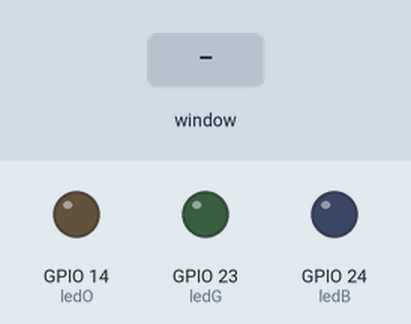
The program below on a simulated Raspberry Pi (BCM pin numbers). Shown: output pins drawn as LEDs (lit = HIGH). The inputs (shaded band) are chosen by the test bench. The desktop window is not drawn, its controls go by their first labels and the mouse button is held 0.15 s. At 8.8 s the program stops and its outputs stay as they are.

Above: at 1.2 s.
1.3 s: control labelled "Turn Orange LED on" in the window clicked
At 2.5 s:
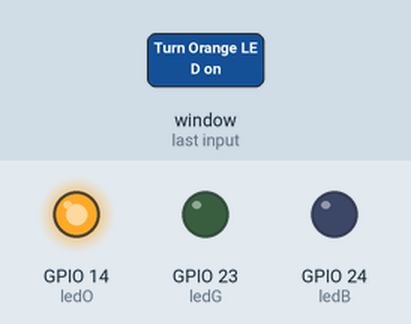
2.8 s: control labelled "Turn Green LED on" in the window clicked
At 3.6 s:
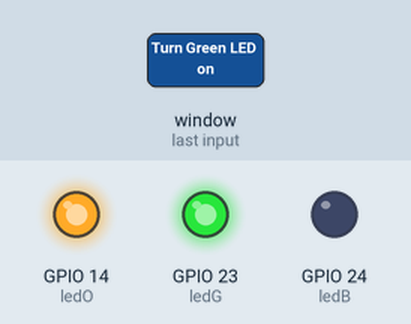
4.3 s: control labelled "Turn Blue LED on" in the window clicked
At 4.7 s:
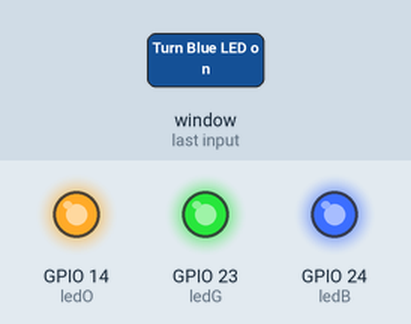
5.8 s: control labelled "Turn Orange LED on" in the window clicked
At 7.0 s:
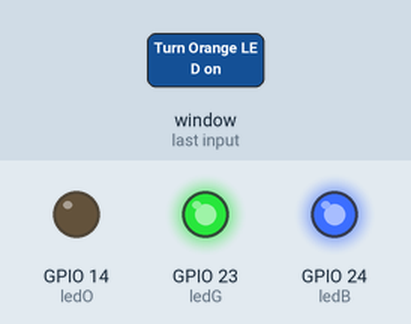
7.3 s: control labelled "Turn Green LED on" in the window clicked
At 8.2 s:
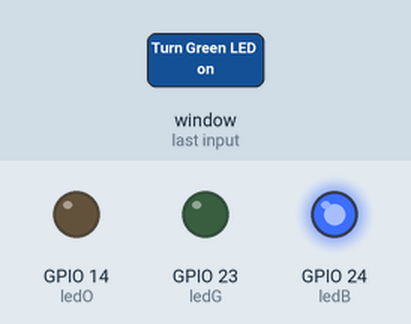
8.8 s: control labelled "Exit all" in the window clicked
At 9.4 s:
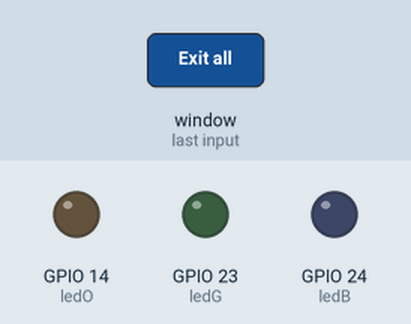
Timing chart, 0 to 10.3 s (numbered marks = the images above; inputs shaded):
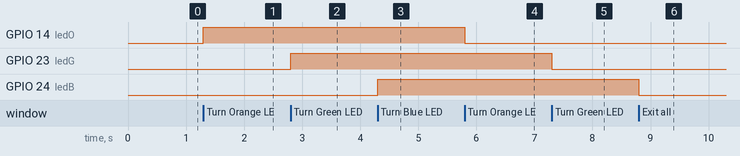

Measured:
- after the input at 1.3 s, GPIO 14 (ledO): LOW → HIGH at once
- after the input at 2.8 s, GPIO 23 (ledG): LOW → HIGH at once
- after the input at 4.3 s, GPIO 24 (ledB): LOW → HIGH at once
- after the input at 5.8 s, GPIO 14 (ledO): HIGH → LOW at once
- after the input at 7.3 s, GPIO 23 (ledG): HIGH → LOW at once
- after the input at 8.8 s, GPIO 24 (ledB): HIGH → LOW at once

The program:

Task5.2C.py
```python
## Task 5.2C SIT210 RPiGUI ##

from tkinter import *
import tkinter.font
from gpiozero import LED
import RPi.GPIO
RPi.GPIO.setmode(RPi.GPIO.BCM)

## 3 LED bulb configurations ##
ledO=LED(14)
ledG=LED(23)
ledB=LED(24)

### GUI IMPLEMENTATIONS  ###
win = Tk()
win.title("3 LED Togglers")
myFont = tkinter.font.Font(family = 'Helvetica', size = 14, weight = "bold")


### Event Function for Orange LED ###
def ledToggleO():
    if ledO.is_lit:
        ledO.off()
        ledButtonO["text"]="Turn Orange LED on"
    else:
        ledO.on()
        ledButtonO["text"]="Turn Orange LED off"

### Event Functions for Green LED ###
def ledToggleG():
    if ledG.is_lit:
        ledG.off()
        ledButtonG["text"]="Turn Green LED on"
    else:
        ledG.on()
        ledButtonG["text"]="Turn Green LED off"

### Event Functions for Blue LED ###
def ledToggleB():
    if ledB.is_lit:
        ledB.off()
        ledButtonB["text"]="Turn Blue LED on"
    else:
        ledB.on()
        ledButtonB["text"]="Turn Blue LED off"


def close():
    RPi.GPIO.cleanup()
    win.destroy()


### Button implementations for the GUI  ###

# Button trigger the selected LED
ledButtonO = Button(win, text='Turn Orange LED on', font=myFont, command=ledToggleO, bg='orange', height=2, width=26)
ledButtonO.grid(row=0,column=1)

ledButtonG= Button(win, text='Turn Green LED on', font=myFont, command=ledToggleG, bg='green', height=2, width=26)
ledButtonG.grid(row=2,column=1)

ledButtonB = Button(win, text='Turn Blue LED on', font=myFont, command=ledToggleB, bg='blue', height=2, width=26)
ledButtonB.grid(row=4,column=1)

exitButton = Button(win, text='Exit all', font=myFont, command=close, bg='red', height=2, width=6)
exitButton.grid(row=6, column=1)

win.protocol("WM_DELETE_WINDOW", close) # cleanup GPIO when user closes window

win.mainloop() # Looping repeated
```
